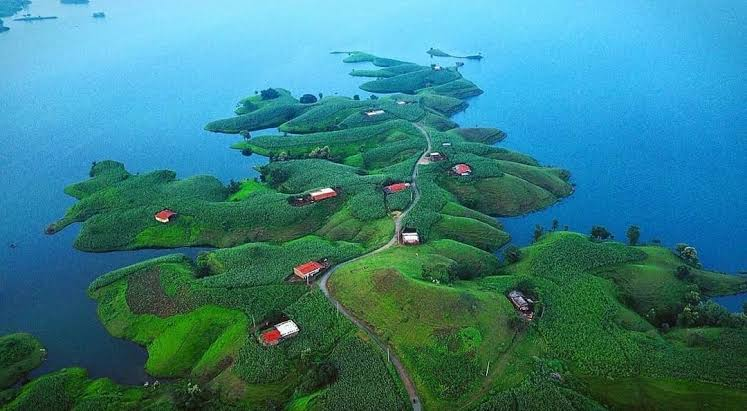
#> input picture images/major project/open_cv/photos/banswara.jpg, 747 x 411 px
$ python thresholding.py
#> lines starting #> are read from the running program, lines starting #| are printed output that depends on the picture; after the words box and inside, x2 and y2 are one past the last pixel; in counts of white or black regions, pixels touching at a corner belong together
import cv2 as cv
import numpy as np
import matplotlib.pyplot as plt

img = cv.imread('photos/banswara.jpg')
#> img is the input picture: shape (411, 747, 3); mean B, G, R 131.6, 126.5, 54.6
cv.imshow("Image",img)

gray = cv.cvtColor(img,cv.COLOR_BGR2GRAY)
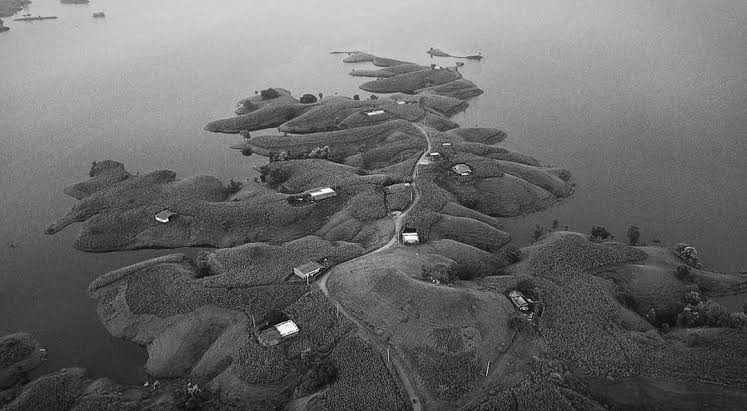
#> gray: shape (411, 747); min 1, max 255, mean 105.6
cv.imshow('gray',gray)

#simplethresholding
#(value<150-->0,value>150-->250)
threshold , thresh = cv.threshold(gray,150,255,cv.THRESH_BINARY)
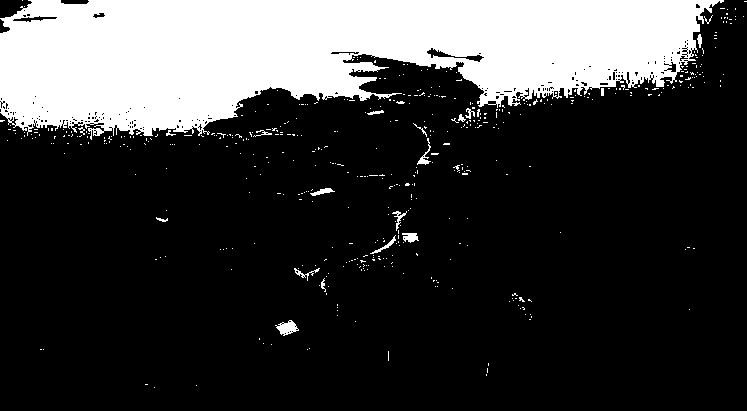
#> thresh: shape (411, 747); 22.9% white; 488 white regions (468 under 20 px), largest, box (x1, y1, x2, y2) and area: (0, 0, 724, 140) 67822, (275, 320, 299, 336) 205, (402, 233, 419, 243) 116
cv.imshow('thresh',thresh)

#(value<150 --> 250,value>150 --> 0)
threshold , thresh_inv = cv.threshold(gray,150,255,cv.THRESH_BINARY_INV)
cv.imshow('thresh_inv',thresh_inv)


#adaptive thresholding
adaptive_thresh = cv.adaptiveThreshold(gray,255,cv.ADAPTIVE_THRESH_GAUSSIAN_C,cv.THRESH_BINARY,11,3)
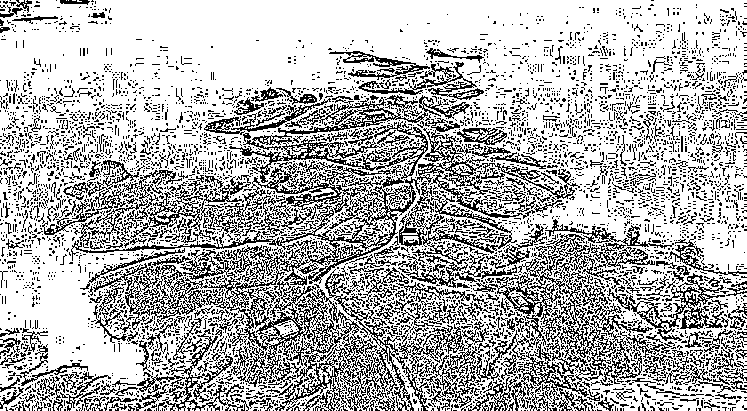
#> adaptive_thresh: shape (411, 747); 70.7% white; black in thin lines or dots
cv.imshow('adaptive_thresh',adaptive_thresh)


cv.waitKey(5000)
